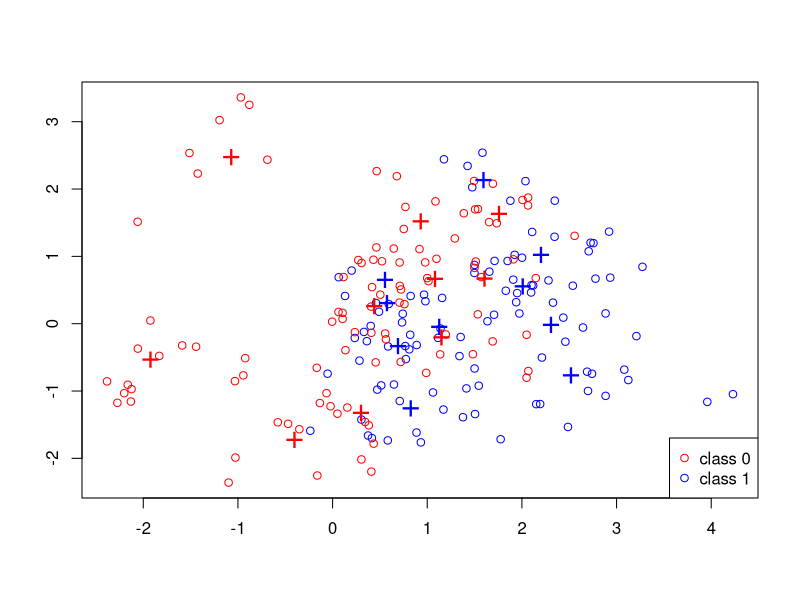

Here is the R script that generated this plot:
## ---- chunk 1
knitr::opts_chunk$set(echo = TRUE)
## ---- chunk 2
# Set a seed to have a stable generation of random numbers
uin_4 = 2110
set.seed(uin_4)
## ---- chunk 3

library(ggplot2)
library(class)

p = 2;      
csize = 10;     # number of centers
sigma = 1;      # sd for generating the centers 
m1 = matrix(rnorm(csize*p), csize, p)*sigma + 
  cbind( rep(1, csize), rep(0, csize))
m0 = matrix(rnorm(csize*p), csize, p)*sigma + 
  cbind( rep(0, csize), rep(1, csize))
## ---- chunk 4
sim_params = list(
 csize = 10,      # number of centers
 p = 2,           # dimension
 s = sqrt(1/5),   # standard deviation for generating data
 n = 100,         # training size per class
 N = 5000,        # test size per class
 m0 = m0,         # 10 centers for class 0
 m1 = m1         # 10 centers for class 1
)

generate_sim_data = function(sim_params){
  p = sim_params$p
  s = sim_params$s 
  n = sim_params$n 
  N = sim_params$N 
  m1 = sim_params$m1 
  m0 = sim_params$m0
  csize = sim_params$csize
  
  id1 = sample(1:csize, n, replace = TRUE);
  id0 = sample(1:csize, n, replace = TRUE);
  Xtrain = matrix(rnorm(2*n*p), 2*n, p)*s + rbind(m1[id1,], m0[id0,])
  Ytrain = factor(c(rep(1,n), rep(0,n)))
  id1 = sample(1:csize, N, replace=TRUE);
  id0 = sample(1:csize, N, replace=TRUE); 
  Xtest = matrix(rnorm(2*N*p), 2*N, p)*s + rbind(m1[id1,], m0[id0,])
  Ytest = factor(c(rep(1,N), rep(0,N)))
  
  
  # Return the training/test data along with labels
  list(
  Xtrain = Xtrain,
  Ytrain = Ytrain,
  Xtest = Xtest,
  Ytest = Ytest
  )
}
## ---- chunk 5
mydata = generate_sim_data(sim_params)
## ---- chunk 6
tmp.X = mydata$Xtrain
tmp.Y = mydata$Ytrain
m0 = sim_params$m0        # 10 centers for class 0
m1 = sim_params$m1  

n = nrow(tmp.X)
mycol = rep("blue", n)
mycol[tmp.Y == 0] = "red"
plot(tmp.X[, 1], tmp.X[, 2], type = "n", xlab = "", ylab = "")
points(tmp.X[, 1], tmp.X[, 2], col = mycol);
points(m1[, 1], m1[, 2], pch = "+", cex = 2, col = "blue");    
points(m0[, 1], m0[, 2], pch = "+", cex = 2, col = "red");   
legend("bottomright", pch = c(1,1), col = c("red", "blue"), 
       legend = c("class 0", "class 1")) 
## ---- chunk 7
my_knn = function(traindata, testdata, Ytrain, k) {
  
  Ypred <- vector(mode = 'integer', length = dim(testdata)[1])
  
  for (i in 1:dim(testdata)[1]) {
    dist = rowSums(sweep(traindata, 2, testdata[i,])^2)
    k_nearest_classes = cbind(dist, Ytrain)[order(dist)[1:k], , drop=F]
    k_nearest_classes = data.frame(k_nearest_classes)
    
    voted_max = as.integer(names(which.max(table(k_nearest_classes$Ytrain)))[1])
    Ypred[i] = voted_max - 1
  }
  
  factor(Ypred)
}

traindata = mydata$Xtrain
testdata = mydata$Xtest
Ytrain = mydata$Ytrain
Ytest = mydata$Ytest
N = sim_params$N
## ---- chunk 8
k=4
diff_idx = 502
diff_point = testdata[diff_idx, , drop=FALSE]

dist = rowSums(sweep(traindata, 2, diff_point)^2)
k_nearest_classes = cbind(dist, Ytrain)[order(dist)[1:k], , drop=F]
(k_nearest_classes = data.frame(k_nearest_classes))
names(which.max(table(k_nearest_classes$Ytrain)))[1]
## ---- chunk 9

test.pred.k1 = my_knn(traindata, testdata, Ytrain, k = 1)
test.pred.k3 = my_knn(traindata, testdata, Ytrain, k = 3)
test.pred.k5 = my_knn(traindata, testdata, Ytrain, k = 5)
test.err.k1 = sum(Ytest != test.pred.k1)/(2*N)
test.err.k3 = sum(Ytest != test.pred.k3)/(2*N)
test.err.k5 = sum(Ytest != test.pred.k5)/(2*N)
## ---- chunk 10
## 
test.pred.ck1 = knn(traindata, testdata, Ytrain, k = 1)
test.pred.ck3 = knn(traindata, testdata, Ytrain, k = 3)
test.pred.ck5 = knn(traindata, testdata, Ytrain, k = 5)
test.err.ck1 = sum(Ytest != test.pred.ck1)/(2*N)
test.err.ck3 = sum(Ytest != test.pred.ck3)/(2*N)
test.err.ck5 = sum(Ytest != test.pred.ck5)/(2*N)
## ---- chunk 11
table(test.pred.k1, test.pred.ck1)
table(test.pred.k3, test.pred.ck3)
table(test.pred.k5, test.pred.ck5)
## ---- chunk 12
k=4
diff_idx = which(test.pred.k3 != test.pred.ck3)
diff_point = testdata[diff_idx, , drop=FALSE]

dist = rowSums(sweep(traindata, 2, diff_point)^2)
k_nearest_classes = cbind(dist, Ytrain)[order(dist)[1:k], , drop=F]
data.frame(k_nearest_classes)
## ---- chunk 13

compute_cv_error <- function(traindata, Ytrain, k = 1, foldNum = 10){

  n = nrow(traindata)
  fold_size = floor(n/foldNum)
  error = 0
  random_idx = sample(1 : n)
  for(runId in 1:foldNum){
    # this line produces sets like (when foldNum=10 and n=100): 1:10, 11:20 ... 91:100
    testSetIndex = ((runId-1)*fold_size + 1):(ifelse(runId == foldNum, n, runId*fold_size))
    testSetIndex = random_idx[testSetIndex]
    trainX = traindata[-testSetIndex, ]
    trainY = Ytrain[-testSetIndex]
    testX = traindata[testSetIndex, ]
    testY = Ytrain[testSetIndex]
    predictY = knn(trainX, testX, trainY, k)
    error = error + sum(predictY != testY) 
  }
  error = error / n
  error
}

compute_cv_error(traindata, Ytrain, k = 1)

## ---- chunk 14

cvKNN <- function(traindata, Ytrain, k_candidates, foldNum) {
  n = nrow(traindata)
  cvErrorRates = rep(NaN, length(k_candidates))
  
  for(i in 1:length(k_candidates)) {
    cvErrorRates[i] = compute_cv_error(traindata, Ytrain, k_candidates[i])
  }
  
  result = list()
  result$bestK = max(k_candidates[cvErrorRates == min(cvErrorRates)])
  result$cvError = min(cvErrorRates)
  result
}

cvKNN(traindata, Ytrain, seq(1, 180), 10)

